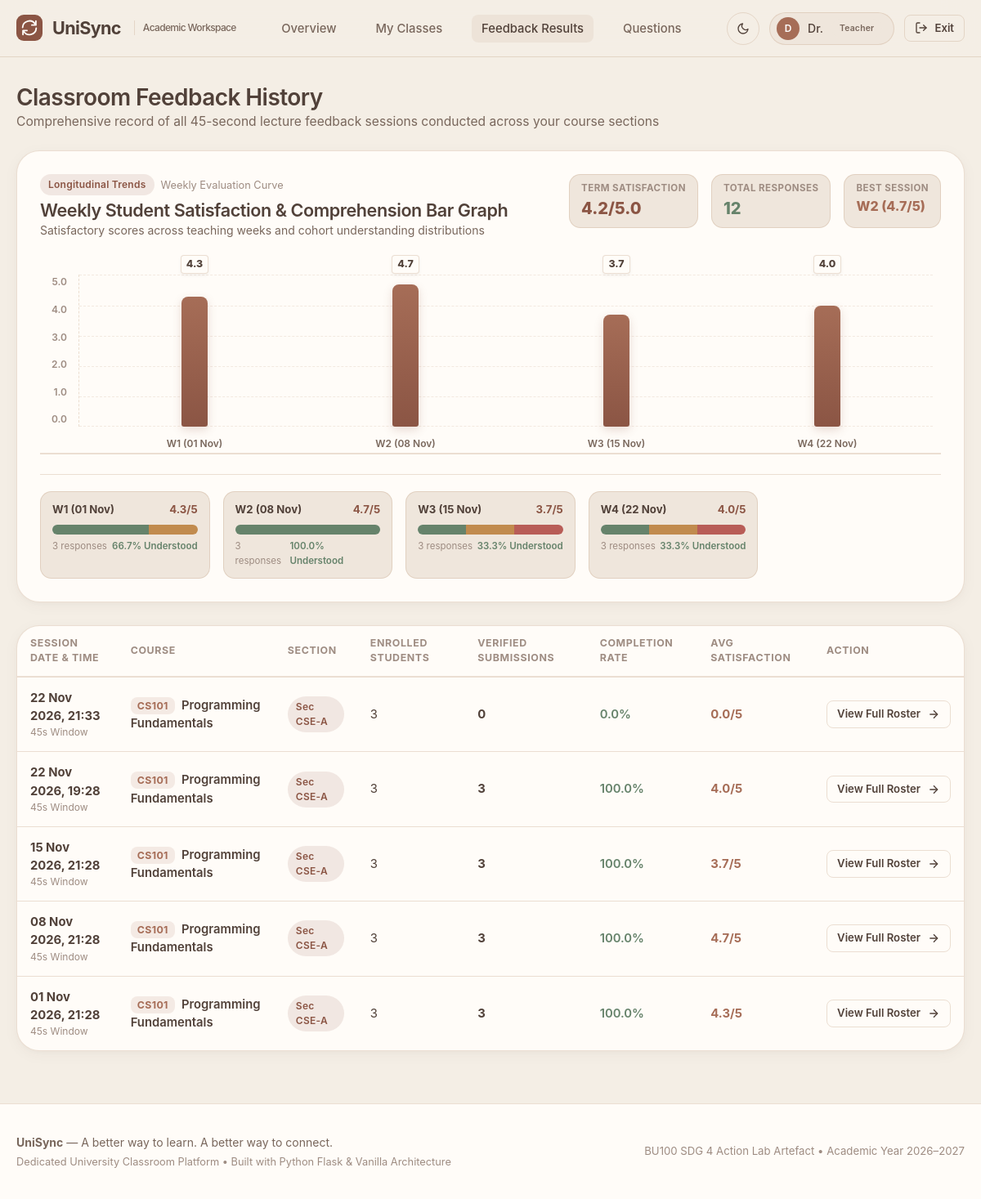
/teacher/feedback-results (signed in), run on the app's committed database.
### models/users.py (models this page shows, shortened)
class User(db.Model):
    __tablename__ = 'users'
    id = db.Column(db.Integer, primary_key=True)
    email = db.Column(db.String(120), unique=True, nullable=False, index=True)
    password_hash = db.Column(db.String(255), nullable=False)
    role = db.Column(db.String(20), nullable=False)  # 'student' or 'teacher'
    full_name = db.Column(db.String(100), nullable=False)
    is_active = db.Column(db.Boolean, default=True, nullable=False)
    created_at = db.Column(db.DateTime, default=utcnow, nullable=False)
    student_profile = db.relationship('StudentProfile', back_populates='user', uselist=False, cascade='all, delete-orphan')
    teacher_profile = db.relationship('TeacherProfile', back_populates='user', uselist=False, cascade='all, delete-orphan')
    notifications = db.relationship('Notification', back_populates='user', cascade='all, delete-orphan', order_by='Notification.created_at.desc()')
    audit_logs = db.relationship('AuditLog', back_populates='user')
    @property
    def is_student(self):
        return self.role == 'student'
    @property
    def is_teacher(self):
        return self.role == 'teacher'

### models/feedback.py (models this page shows, shortened)
class FeedbackSession(db.Model):
    __tablename__ = 'feedback_sessions'
    id = db.Column(db.Integer, primary_key=True)
    class_offering_id = db.Column(db.Integer, db.ForeignKey('class_offerings.id', ondelete='CASCADE'), nullable=False)
    session_token = db.Column(db.String(64), unique=True, nullable=False, index=True, default=lambda: uuid.uuid4().hex)
    started_at = db.Column(db.DateTime, nullable=False, default=utcnow)
    expires_at = db.Column(db.DateTime, nullable=False)
    status = db.Column(db.String(20), default='active', nullable=False)  # 'active' or 'closed'
    created_at = db.Column(db.DateTime, default=utcnow, nullable=False)
    class_offering = db.relationship('ClassOffering', back_populates='feedback_sessions')
    responses = db.relationship('FeedbackResponse', back_populates='session', cascade='all, delete-orphan', order_by='FeedbackResponse.submitted_at.asc()')
    linked_doubts = db.relationship('Doubt', back_populates='session')
    @property
    def average_satisfaction(self):
        if not self.responses:
            return 0.0
        total = sum(r.satisfaction for r in self.responses)
        return round(total / len(self.responses), 1)

class FeedbackResponse(db.Model):
    __tablename__ = 'feedback_responses'
    id = db.Column(db.Integer, primary_key=True)
    session_id = db.Column(db.Integer, db.ForeignKey('feedback_sessions.id', ondelete='CASCADE'), nullable=False)
    student_id = db.Column(db.Integer, db.ForeignKey('student_profiles.id', ondelete='CASCADE'), nullable=False)
    understanding = db.Column(db.String(30), nullable=False)  # 'understood', 'partially', 'needs_help'
    satisfaction = db.Column(db.Integer, nullable=False)     # 1 to 5
    concept_feedback = db.Column(db.Text, nullable=True)     # Concept to explain again
    submitted_at = db.Column(db.DateTime, default=utcnow, nullable=False)
    __table_args__ = (
        db.UniqueConstraint('session_id', 'student_id', name='uq_feedback_session_student'),
    )
    session = db.relationship('FeedbackSession', back_populates='responses')
    student = db.relationship('StudentProfile', back_populates='feedback_responses')

### models/academic.py (models this page shows, shortened)
class Course(db.Model):
    __tablename__ = 'courses'
    id = db.Column(db.Integer, primary_key=True)
    code = db.Column(db.String(20), unique=True, nullable=False, index=True)  # e.g., 'CS101'
    name = db.Column(db.String(120), nullable=False)                         # e.g., 'Programming Fundamentals'
    description = db.Column(db.Text, nullable=True)
    credits = db.Column(db.Integer, default=3, nullable=False)
    created_at = db.Column(db.DateTime, default=utcnow, nullable=False)
    class_offerings = db.relationship('ClassOffering', back_populates='course', cascade='all, delete-orphan')

class Section(db.Model):
    __tablename__ = 'sections'
    id = db.Column(db.Integer, primary_key=True)
    name = db.Column(db.String(30), nullable=False)         # e.g., 'CSE-A', 'CSE-B'
    programme = db.Column(db.String(80), nullable=False)    # e.g., 'B.Tech CSE'
    semester = db.Column(db.Integer, nullable=False)       # e.g., 4
    created_at = db.Column(db.DateTime, default=utcnow, nullable=False)
    class_offerings = db.relationship('ClassOffering', back_populates='section', cascade='all, delete-orphan')

### routes/teacher.py (the view)
@teacher_bp.route('/feedback-results')
@teacher_required
def feedback_history():
    teacher = g.teacher
    classes = ClassOffering.query.filter_by(teacher_id=teacher.id).all()
    class_ids = [c.id for c in classes]
    sessions = []
    if class_ids:
        sessions = FeedbackSession.query.filter(
            FeedbackSession.class_offering_id.in_(class_ids)
        ).order_by(FeedbackSession.created_at.desc()).all()
    weekly_analytics = compute_weekly_feedback_analytics(sessions)
    return render_template('teacher_feedback_history.html', sessions=sessions, teacher=teacher, weekly_analytics=weekly_analytics)

### templates/teacher_feedback_history.html (shortened to what this page needs)
{% extends "base.html" %}
{% block content %}
<div style="display: flex; justify-content: space-between; align-items: center; margin-bottom: 24px; flex-wrap: wrap; gap: 16px;">
  <div>
    <h2>Classroom Feedback History</h2>
    <p>Comprehensive record of all 45-second lecture feedback sessions conducted across your course sections</p>
  </div>
</div>
{% if weekly_analytics and weekly_analytics.has_data %}
  <div class="chart-card">
    <div class="chart-header">
      <div>
        <div style="display: flex; align-items: center; gap: 8px; margin-bottom: 4px;">
          <span class="badge badge-primary">Longitudinal Trends</span>
          <span style="font-size: 0.8rem; color: var(--text-muted);">Weekly Evaluation Curve</span>
        </div>
        <h3>Weekly Student Satisfaction &amp; Comprehension Bar Graph</h3>
        <p style="font-size: 0.875rem;">Satisfactory scores across teaching weeks and cohort understanding distributions</p>
      </div>
      <div class="chart-stats-summary">
        <div class="chart-stat-badge">
          <span class="chart-stat-badge-lbl">Term Satisfaction</span>
          <span class="chart-stat-badge-val">{{ weekly_analytics.summary.overall_avg }}/5.0</span>
        </div>
        <div class="chart-stat-badge">
          <span class="chart-stat-badge-lbl">Total Responses</span>
          <span class="chart-stat-badge-val" style="color: var(--success);">{{ weekly_analytics.summary.total_responses }}</span>
        </div>
        <div class="chart-stat-badge">
          <span class="chart-stat-badge-lbl">Best Session</span>
          <span class="chart-stat-badge-val" style="font-size: 1rem; color: var(--muted-terracotta);">{{ weekly_analytics.summary.best_week }}</span>
        </div>
      </div>
    </div>
    <div class="weekly-bar-chart">
      <div class="chart-y-axis">
        <span>5.0</span>
        <span>4.0</span>
        <span>3.0</span>
        <span>2.0</span>
        <span>1.0</span>
        <span>0.0</span>
      </div>
      <div class="chart-plot-area">
        <div class="chart-grid-line" style="top: 0%;"></div>
        <div class="chart-grid-line" style="top: 20%;"></div>
        <div class="chart-grid-line" style="top: 40%;"></div>
        <div class="chart-grid-line" style="top: 60%;"></div>
        <div class="chart-grid-line" style="top: 80%;"></div>
        <div class="chart-grid-line" style="bottom: 0%;"></div>
        {% for bar in weekly_analytics.weekly_bars %}
          <div class="chart-bar-col" title="{{ bar.class_code }} (Sec {{ bar.section_name }}) - {{ bar.date_label }}: {{ bar.avg_satisfaction }}/5 ({{ bar.response_count }} students)">
            <span class="chart-bar-score">{{ bar.avg_satisfaction }}</span>
            <div class="chart-bar-pillar" style="height: {{ bar.height_pct }}%;"></div>
            <span class="chart-x-label">{{ bar.week_label }} ({{ bar.date_label }})</span>
          </div>
        {% endfor %}
      </div>
    </div>
    <div class="weekly-understanding-grid">
      {% for bar in weekly_analytics.weekly_bars %}
        <div class="weekly-und-card">
          <div class="weekly-und-title">
            <span>{{ bar.week_label }} ({{ bar.date_label }})</span>
            <span style="color: var(--primary-button);">{{ bar.avg_satisfaction }}/5</span>
          </div>
          <div class="weekly-und-progress">
            <div style="background: var(--success); width: {{ bar.und_pcts.understood }}%;" title="Understood: {{ bar.und_pcts.understood }}%"></div>
            <div style="background: var(--warning); width: {{ bar.und_pcts.partially }}%;" title="Partially: {{ bar.und_pcts.partially }}%"></div>
            <div style="background: var(--error); width: {{ bar.und_pcts.needs_help }}%;" title="Needs Help: {{ bar.und_pcts.needs_help }}%"></div>
          </div>
          <div style="display: flex; justify-content: space-between; font-size: 0.72rem; color: var(--text-muted);">
            <span>{{ bar.response_count }} responses</span>
            <span style="color: var(--success); font-weight: 600;">{{ bar.und_pcts.understood }}% Understood</span>
          </div>
        </div>
      {% endfor %}
    </div>
  </div>
{% endif %}
{% if sessions %}
  <div class="card table-card" style="padding: 0; overflow: hidden;">
    <div style="overflow-x: auto; -webkit-overflow-scrolling: touch;">
      <table class="custom-table">
        <thead>
          <tr>
            <th>Session Date &amp; Time</th>
            <th>Course</th>
            <th>Section</th>
            <th>Enrolled Students</th>
            <th>Verified Submissions</th>
            <th>Completion Rate</th>
            <th>Avg Satisfaction</th>
            <th>Action</th>
          </tr>
        </thead>
        <tbody>
          {% for s in sessions %}
            {% set off = s.class_offering %}
            {% set enrolled_count = off.enrollments|length %}
            {% set resp_count = s.responses|length %}
            {% set comp_pct = (resp_count / enrolled_count * 100)|round(1) if enrolled_count > 0 else 0 %}
            <tr>
              <td>
                <strong>{{ s.started_at|format_datetime }}</strong>
                <div style="font-size: 0.75rem; color: var(--text-muted);">45s Window</div>
              </td>
              <td>
                <span class="class-code-badge">{{ off.course.code }}</span>
                <span style="font-weight: 600; margin-left: 4px;">{{ off.course.name }}</span>
              </td>
              <td>
                <span class="badge badge-primary">Sec {{ off.section.name }}</span>
              </td>
              <td>{{ enrolled_count }}</td>
              <td>
                <strong>{{ resp_count }}</strong>
              </td>
              <td>
                <span style="font-weight: 600; color: var(--success);">{{ comp_pct }}%</span>
              </td>
              <td>
                <span style="font-weight: 700; color: var(--muted-terracotta);">{{ s.average_satisfaction }}/5</span>
              </td>
              <td>
                <a href="{{ url_for('feedback.results', session_token=s.session_token) }}" class="btn btn-outline btn-sm">
                  <span>View Full Roster</span>
                  <svg class="icon-sm" viewBox="0 0 24 24" fill="none" stroke="currentColor" stroke-width="2"><line x1="5" y1="12" x2="19" y2="12"></line><polyline points="12 5 19 12 12 19"></polyline></svg>
                </a>
              </td>
            </tr>
          {% endfor %}
        </tbody>
      </table>
    </div>
  </div>
{% else %}
  <div class="card" style="text-align: center; padding: 48px 24px;">
    <h4>No Feedback Sessions Yet</h4>
    <p style="margin-top: 6px;">Initiate an in-class 45-second feedback check-in from your dashboard or classroom page.</p>
  </div>
{% endif %}
{% endblock %}

### templates/base.html (shortened to what this page needs)
<!DOCTYPE html>
<html lang="en" data-theme="light">
<head>
  <link rel="stylesheet" href="{{ url_for('static', filename='css/style.css') }}">
  <link rel="stylesheet" href="{{ url_for('static', filename='css/responsive.css') }}">
</head>
<body data-role="{{ current_user.role if current_user else '' }}">
  <nav class="site-nav">
    <div class="container">
      <a href="{{ url_for('auth.index') }}" class="nav-brand">
        <div class="brand-icon">
          <svg class="icon-md" viewBox="0 0 24 24" fill="none" stroke="currentColor" stroke-width="2.2" stroke-linecap="round" stroke-linejoin="round">
            <path d="M21.5 2v6h-6M2.5 22v-6h6M2 11.5a10 10 0 0 1 18.8-4.3M22 12.5a10 10 0 0 1-18.8 4.2"/>
          </svg>
        </div>
        <span>UniSync</span>
        <span class="brand-tagline">Academic Workspace</span>
      </a>
      {% if current_user %}
        <ul class="nav-links">
          {% if current_user.is_teacher %}
            <li><a href="{{ url_for('teacher.dashboard') }}" class="nav-link {% if request.endpoint == 'teacher.dashboard' %}active{% endif %}">Overview</a></li>
            <li><a href="{{ url_for('teacher.classes') }}" class="nav-link {% if request.endpoint == 'teacher.classes' %}active{% endif %}">My Classes</a></li>
            <li><a href="{{ url_for('teacher.feedback_history') }}" class="nav-link {% if request.endpoint == 'teacher.feedback_history' %}active{% endif %}">Feedback Results</a></li>
            <li><a href="{{ url_for('teacher.questions') }}" class="nav-link {% if request.endpoint == 'teacher.questions' %}active{% endif %}">Questions</a></li>
          {% endif %}
        </ul>
      {% endif %}
      <div class="nav-actions">
        <button type="button" class="notif-btn theme-toggle-btn" onclick="toggleTheme()" title="Toggle Theme" aria-label="Toggle Light or Dark Mode">
          <svg class="icon-sm theme-icon-moon" viewBox="0 0 24 24" fill="none" stroke="currentColor" stroke-width="2" stroke-linecap="round" stroke-linejoin="round">
            <path d="M21 12.79A9 9 0 1 1 11.21 3 7 7 0 0 0 21 12.79z"></path>
          </svg>
        </button>
        {% if current_user %}
          <div class="user-pill">
            <div class="user-avatar">
              {{ current_user.full_name[:1] }}
            </div>
            <span>{{ current_user.full_name.split(' ')[0] }}</span>
            <span class="badge badge-neutral" style="font-size: 0.65rem;">
              {{ current_user.role.title() }}
            </span>
          </div>
          <a href="{{ url_for('auth.logout') }}" class="btn btn-outline btn-sm" title="Sign out">
            <svg class="icon-sm" viewBox="0 0 24 24" fill="none" stroke="currentColor" stroke-width="2" stroke-linecap="round" stroke-linejoin="round">
              <path d="M9 21H5a2 2 0 0 1-2-2V5a2 2 0 0 1 2-2h4"></path>
              <polyline points="16 17 21 12 16 7"></polyline>
              <line x1="21" y1="12" x2="9" y2="12"></line>
            </svg>
            <span>Exit</span>
          </a>
        {% else %}
          <a href="{{ url_for('auth.login') }}" class="btn btn-outline btn-sm">Sign In</a>
          <a href="{{ url_for('auth.signup') }}" class="btn btn-primary btn-sm">Create Account</a>
        {% endif %}
      </div>
    </div>
  </nav>
  <main class="main-content">
    <div class="container">
      {% block content %}{% endblock %}
    </div>
  </main>
  <footer class="site-footer">
    <div class="container">
      <div class="footer-inner">
        <div>
          <strong>UniSync</strong> &mdash; A better way to learn. A better way to connect.
          <p style="font-size: 0.8rem; margin-top: 4px; color: var(--text-muted);">
            Dedicated University Classroom Platform &bull; Built with Python Flask &amp; Vanilla Architecture
          </p>
        </div>
        <div style="font-size: 0.825rem; color: var(--text-muted);">
          BU100 SDG 4 Action Lab Artefact &bull; Academic Year 2026&ndash;2027
        </div>
      </div>
    </div>
  </footer>
</body>
</html>

### data on the page
User: full_name "D", full_name "Dr.", role "Teacher"
FeedbackSession: started_at "22 Nov 2026, 21:33", enrolled_count "3", resp_count "0", comp_pct "0.0", average_satisfaction "0.0"
Course: course.code "CS101", course.name "Programming Fundamentals"
Section: section.name "CSE-A"
FeedbackSession: started_at "22 Nov 2026, 19:28", enrolled_count "3", resp_count "3", comp_pct "100.0", average_satisfaction "4.0"
FeedbackSession: started_at "15 Nov 2026, 21:28", id "3", comp_pct "100.0", average_satisfaction "3.7"
FeedbackSession: started_at "08 Nov 2026, 21:28", enrolled_count "3", resp_count "3", comp_pct "100.0", average_satisfaction "4.7"
FeedbackSession: started_at "01 Nov 2026, 21:28", enrolled_count "3", resp_count "3", comp_pct "100.0", average_satisfaction "4.3"

### other printed values
{{ weekly_analytics.summary.overall_avg }} "4.2"
{{ weekly_analytics.summary.total_responses }} "12"
{{ weekly_analytics.summary.best_week }} "W2 (4.7/5)"
{{ bar.avg_satisfaction }} "4.3" "4.7" "3.7" "4.0"
{{ bar.week_label }} "W1" "W2" "W3" "W4"
{{ bar.date_label }} "01 Nov" "08 Nov" "15 Nov" "22 Nov"
{{ bar.response_count }} "3" "3" "3" "3"
{{ bar.und_pcts.understood }} "66.7" "100.0" "33.3" "33.3"
